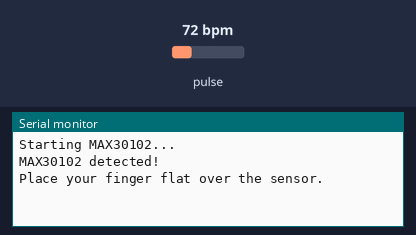
Bench run of a sketch on a simulated Arduino Uno, built with avr-gcc and run on an emulated ATmega328P. Parts: the last lines printed to the serial monitor. The test bench sets the inputs (shaded band); at power-on: pulse 72 bpm.

Above: at 1.2 s.
1.3 s: pulse set to 42 bpm
At 3.4 s:
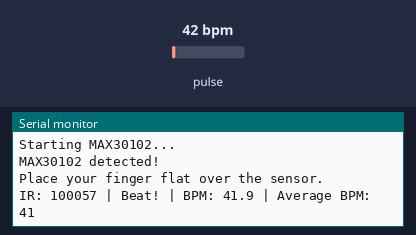
4.3 s: pulse set to 70 bpm
At 5.3 s:
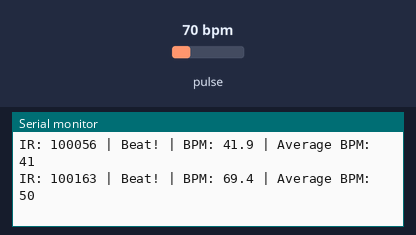
Timing chart, 0 to 7.3 s (numbered marks = the images above; inputs shaded):
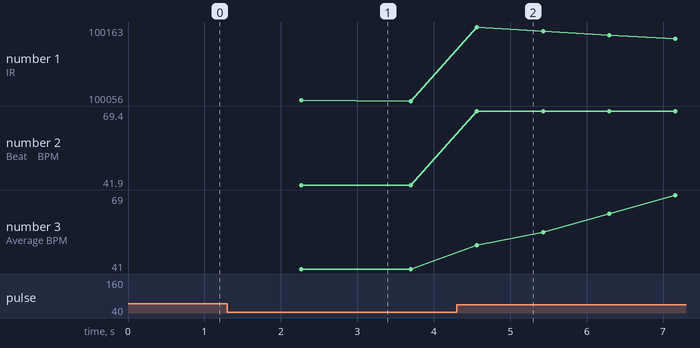

Measured:
- after the input at 1.3 s, the serial monitor: prints a new line after 0.97 s (image 1)
- after the input at 4.3 s, the serial monitor: prints a new line after 0.27 s (image 2)
- plotted number 1: 100056 → 100122 after the input at 4.3 s
- plotted number 2: 41.9 → 69.3 after the input at 4.3 s
- plotted number 3: 41 → 69 after the input at 4.3 s

The sketch:

HeartRateMonitor.ino
```cpp
#include <Wire.h>
#include "MAX30105.h"
#include "heartRate.h"

MAX30105 particleSensor;

const byte RATE_SIZE = 4;
byte rates[RATE_SIZE];

byte rateSpot = 0;
byte validRates = 0;

long lastBeat = 0;

float beatsPerMinute = 0;
int beatAvg = 0;

void setup()
{
  Serial.begin(115200);
  Wire.begin();

  Serial.println("Starting MAX30102...");

  // Try to connect to the sensor
  if (!particleSensor.begin(Wire, I2C_SPEED_FAST))
  {
    Serial.println("MAX30102 NOT FOUND!");
    Serial.println("Check VCC, GND, SDA, and SCL.");
    while (1);
  }

  Serial.println("MAX30102 detected!");
  Serial.println("Place your finger flat over the sensor.");
  Serial.println();

  // Configure the MAX30102
  particleSensor.setup();

  // Red LED brightness
  particleSensor.setPulseAmplitudeRed(0x0A);

  // Turn off green LED
  particleSensor.setPulseAmplitudeGreen(0);
}

void loop()
{
  long irValue = particleSensor.getIR();

  // No finger / poor finger placement
  if (irValue < 50000)
  {
    Serial.print("No finger detected | IR: ");
    Serial.println(irValue);

    delay(250);
    return;
  }

  // Check the IR signal for a heartbeat
  if (checkForBeat(irValue))
  {
    long currentTime = millis();

    // Don't calculate BPM on the very first detected beat
    if (lastBeat != 0)
    {
      long delta = currentTime - lastBeat;

      beatsPerMinute = 60000.0 / delta;

      // Only accept reasonable values
      if (beatsPerMinute > 20 && beatsPerMinute < 255)
      {
        rates[rateSpot] = (byte)beatsPerMinute;

        rateSpot++;
        rateSpot %= RATE_SIZE;

        if (validRates < RATE_SIZE)
        {
          validRates++;
        }

        // Calculate average BPM
        int total = 0;

        for (byte i = 0; i < validRates; i++)
        {
          total += rates[i];
        }

        beatAvg = total / validRates;

        Serial.print("IR: ");
        Serial.print(irValue);

        Serial.print(" | Beat! | BPM: ");
        Serial.print(beatsPerMinute, 1);

        Serial.print(" | Average BPM: ");
        Serial.println(beatAvg);
      }
    }

    lastBeat = currentTime;
  }
}
```
